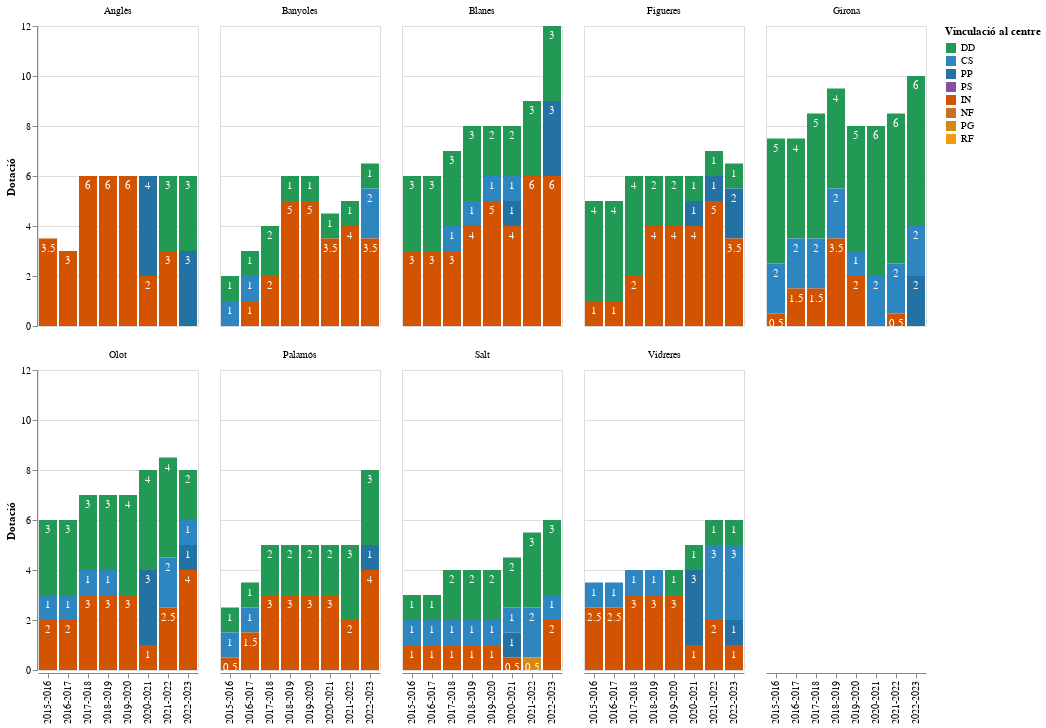

Notebook code for this chart:
### Markdown cell above
### Tipus de destinació dels 507

### Code cell
import altair as alt

# Taula curs, municipi, destinació, Dotació
data = pd.melt(df_girona507, id_vars=["Curs", "NOM_MUNICIPI"], value_vars=destinacions, var_name="Destinació", value_name="Dotació").dropna()
print(data)
# Camp addicional per a ordenació manual
data['order'] = data['Destinació'].replace(
    {val: i for i, val in enumerate(destinacions)}
)

base = base = alt.Chart(data).encode(
    alt.Y("sum(Dotació)",title="Dotació", stack='zero' ),
    alt.X("Curs:N", title=""),
    alt.Order("order", sort="descending" ),
)

bars = base.mark_bar().encode(
    alt.Color("Destinació", title="Vinculació al centre", scale=alt.Scale(domain=destinacions, range=colors)),
)

text_detall = base.mark_text(dy=10, color='white').encode(
    detail='Destinació:N',
    text=alt.Text('sum(Dotació):Q'),
)

alt.layer(
        bars, text_detall
    ).facet(
        facet=alt.Column('NOM_MUNICIPI', title=""),
        columns=5
    ).interactive()

### Figure 1 — Vega-Lite specification as saved in the notebook (floating-point values rounded to 4 significant figures; data arrays with more than 128 entries replaced by an {"elided": "..."} marker saying what was removed)
{"config": {"view": {"continuousWidth": 400, "continuousHeight": 300}}, "data": {"name": "data-1eea3c4c49e1766dcf1a1354fb9b5c0c"}, "facet": {"field": "NOM_MUNICIPI", "title": "", "type": "nominal"}, "spec": {"layer": [{"mark": "bar", "encoding": {"color": {"field": "Destinació", "scale": {"domain": ["DD", "CS", "PP", "PS", "IN", "NF", "PG", "RF"], "range": ["#229954", "#2E86C1", "#2471A3", "#884EA0", "#D35400", "#CA6F1E", "#D68910", "#F39C12", "#D4AC0D"]}, "title": "Vinculació al centre", "type": "nominal"}, "order": {"field": "order", "sort": "descending", "type": "quantitative"}, "x": {"field": "Curs", "title": "", "type": "nominal"}, "y": {"aggregate": "sum", "field": "Dotació", "stack": "zero", "title": "Dotació", "type": "quantitative"}}, "selection": {"selector008": {"type": "interval", "bind": "scales", "encodings": ["x", "y"]}}}, {"mark": {"type": "text", "color": "white", "dy": 10}, "encoding": {"detail": {"field": "Destinació", "type": "nominal"}, "order": {"field": "order", "sort": "descending", "type": "quantitative"}, "text": {"aggregate": "sum", "field": "Dotació", "type": "quantitative"}, "x": {"field": "Curs", "title": "", "type": "nominal"}, "y": {"aggregate": "sum", "field": "Dotació", "stack": "zero", "title": "Dotació", "type": "quantitative"}}}]}, "columns": 5, "$schema": "https://vega.github.io/schema/vega-lite/v4.17.0.json", "datasets": {"data-1eea3c4c49e1766dcf1a1354fb9b5c0c": {"elided": "208 records"}}}
